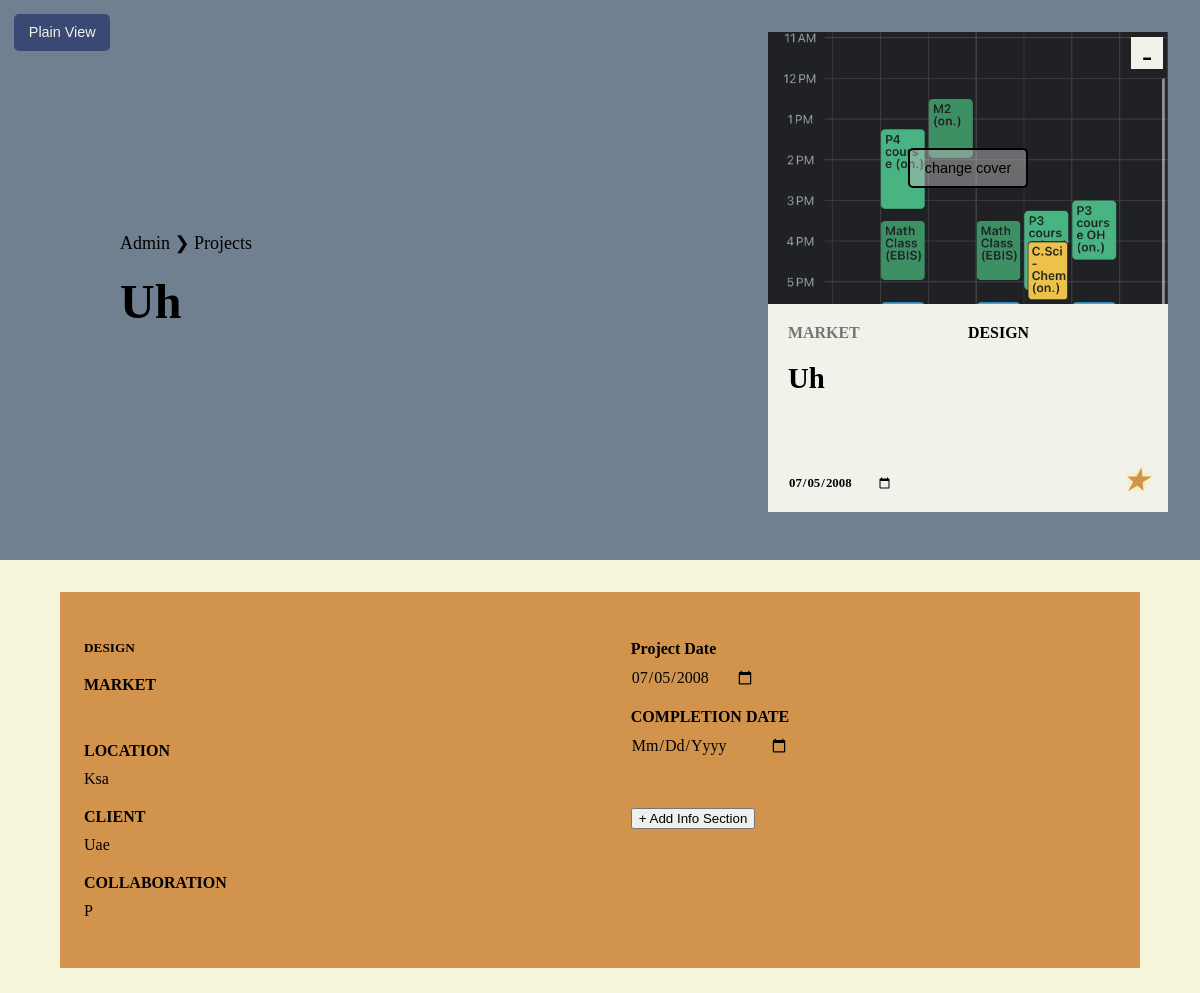
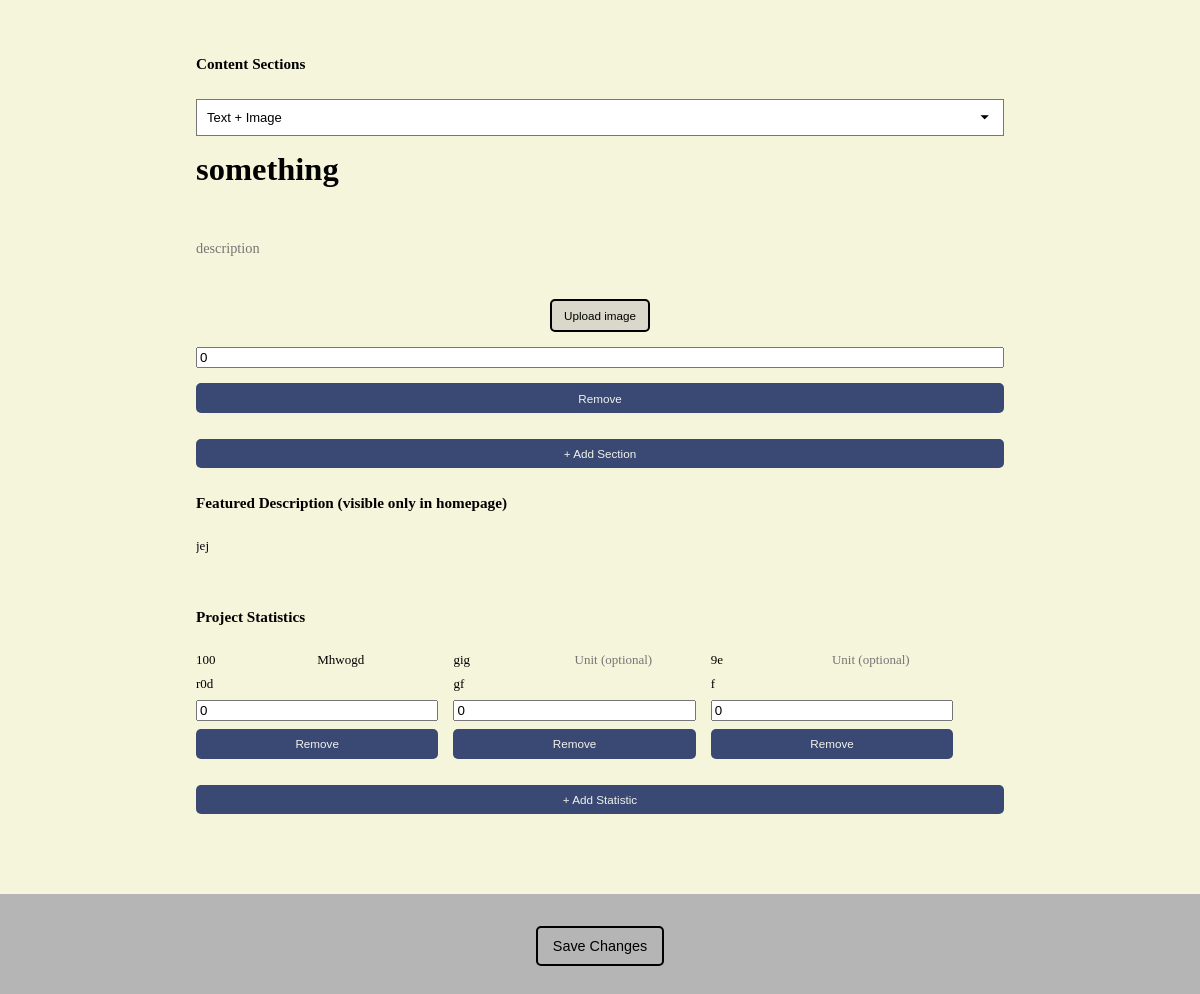
The page /admin/projects/10 on the database its author committed (2 pictures, top to bottom).
### app.py (models this page shows, shortened)
class Project(db.Model):
    id = db.Column(db.Integer, primary_key=True)
    title = db.Column(db.String(100), nullable=False)
    subtitle = db.Column(db.String(100))
    service = db.Column(db.String(100))
    market = db.Column(db.String(100))
    location = db.Column(db.String(100))
    client = db.Column(db.String(100))
    collaboration = db.Column(db.String(100))
    date = db.Column(db.Date)
    completion_date = db.Column(db.Date)
    description = db.Column(db.Text)
    feature = db.Column(db.Boolean, default=False)
    featured_description = db.Column(db.Text)
    cover_image_url = db.Column(db.String(255))  # For card thumbnails
    sections = db.relationship('ProjectSection', backref='project', cascade="all, delete-orphan")
    statistics = db.relationship('ProjectStatistic', backref='project', cascade="all, delete-orphan")

class ProjectSection(db.Model):
    id = db.Column(db.Integer, primary_key=True)
    project_id = db.Column(db.Integer, db.ForeignKey('project.id'))
    title = db.Column(db.String(100))
    description = db.Column(db.Text)
    layout_type = db.Column(db.String(20))  # 'full-text', 'text-image', 'image-text', 'stats', etc.
    order = db.Column(db.Integer)
    image_url = db.Column(db.String(255))

class ProjectStatistic(db.Model):
    id = db.Column(db.Integer, primary_key=True)
    project_id = db.Column(db.Integer, db.ForeignKey('project.id'))
    title = db.Column(db.String(100))
    value = db.Column(db.String(100))
    unit = db.Column(db.String(20))
    order = db.Column(db.Integer)

### app.py (the view)
@app.route("/admin/projects/<int:id>")
def edit_project_page(id):
    project = Project.query.get_or_404(id)
    panel_fields = {
        "service": project.service,
        "market": project.market,
        "location": project.location,
        "client": project.client,
        "collaboration": project.collaboration,
        "completion_date": project.completion_date,
        "date": project.date,
    }
    return render_template("edit_project.html",
                         project=project,
                         date=project.date,
                         panel_fields=panel_fields)

### templates/edit_project.html (shortened to what this page needs)
<!DOCTYPE html>
<html lang="en">
<head>
  <link rel="stylesheet" href="{{ url_for('static', filename='css/projects-sub.css') }}">
  <link rel="stylesheet" href="{{ url_for('static', filename='css/general.css') }}">
  <link rel="stylesheet" href="{{ url_for('static', filename='css/navbar.css') }}">
  <link rel="stylesheet" href="{{ url_for('static', filename='css/footer.css') }}">
  <link rel="stylesheet" href="{{ url_for('static', filename='css/edit_project.css') }}">
</head>
<body>
  <button class="admin_button" id="toggleViewBtn" style="position: fixed; top: 1em; left: 1em; z-index: 999;">Plain View</button>
  <main id="styled-view">
    <form action="/admin/projects/{{ project.id }}/edit" method="POST" enctype="multipart/form-data">
      <section class="cover-section-2">
        <div class="cover-text-2">
          <p><a href="/admin/home">Admin</a> ❯ <a href="/admin/projects">Projects</a></p>
          <h1><input name="title" style="text-transform: capitalize;" class="editable-input" value="{{ project.title }}"></h1>
        </div>
      </section>
      <section class="project-info-section">
        <div class="project-info-main">
          <div class="project-info-description">
            <div class="form-section">
              <h3>Content Sections</h3>
              <div id="sections-container">
                {% for section in project.sections %}
                <div class="section-item" data-id="{{ section.id }}">
                  <select class="section-button" name="section_layout[]">
                    <option value="text-image" {% if section.layout_type=='text-image' %}selected{% endif %}>Text + Image</option>
                  </select>
                  <div class="project-info-description">
                    <h1><textarea type="text" name="section_title[]" class="editable-textarea auto-resize"  placeholder="Section title">{{ section.title }}</textarea></h1>
                  </div>
                  <div class="project-info-description-p">
                    <textarea name="section_description[]" class="editable-textarea auto-resize" placeholder="description">{{ section.description or '' }}</textarea>
                  </div>
                  {% if section.layout_type in ['text-image', 'image-text'] %}
                  <div class="card-visual" style="background-image: url('{{ section.image_url }}'); position: relative;">
                    <div class="cover-button general">
                      <button>
                        <label for="section_image_{{ section.id }}">{% if section.image_url %}Change image{% else %}Upload image{% endif %}</label>
                      </button>
                    </div>
                  </div>
                  {% endif %}
                  <input type="number" name="section_order[]" value="{{ section.order }}" placeholder="Order">
                  <button type="button" class="remove-section admin_button">Remove</button>
                </div>
                {% endfor %}
              </div>
              <button type="button" class="admin_button" id="add-section">+ Add Section</button>
            </div>
            <div class="form-section">
              <h3>Featured Description (visible only in homepage)</h3>
              <textarea name="featured_description" placeholder="limit to a few lines" class="editable-textarea auto-resize">{{ project.featured_description or '' }}</textarea>
            </div>
            <div class="form-section">
              <h3>Project Statistics</h3>
              <div id="statistics-container">
                {% for stat in project.statistics %}
                <div class="statistic-item">
                  <div>
                    <input type="text" class="stat_value editable-input" name="stat_value[]" value="{{ stat.value }}" placeholder="Value">
                    <input type="text" class="stat_unit editable-input" name="stat_unit[]" value="{{ stat.unit }}" placeholder="Unit (optional)">
                  </div>
                  <input type="text" class="stat_title editable-input" name="stat_title[]" value="{{ stat.title }}" placeholder="Statistic title">
                  <input type="number" class="stat_order" name="stat_order[]" value="{{stat.order}}" placeholder="order displayed">
                  <button type="button" class="remove-statistic">Remove</button>
                </div>
                {% endfor %}
              </div>
              <button type="button" class="admin_button" id="add-statistic">+ Add Statistic</button>
            </div>
          </div>
        </div>
        <div class="project-info-panel">
          {% if project.service or True %}
          <div class="project-info-panel-div">
            <h5><input name="service" class="editable-input" style="text-transform: uppercase;" placeholder="SERVICE" value="{{ project.service or '' }}"></h5>
          </div>
          {% endif %}
          {% if project.market or True %}
          <div class="project-info-panel-div">
            <h4>MARKET</h4>
            <div class="project-info-panel-div-p">
              <input name="market" class="editable-input" value="{{ project.market or '' }}">
            </div>
          </div>
          {% endif %}
          {% if project.location or True %}
          <div class="project-info-panel-div">
            <h4>LOCATION</h4>
            <div class="project-info-panel-div-p">
              <input name="location" class="editable-input" value="{{ project.location or '' }}">
            </div>
          </div>
          {% endif %}
          {% if project.client or True %}
          <div class="project-info-panel-div">
            <h4>CLIENT</h4>
            <div class="project-info-panel-div-p">
              <input name="client" class="editable-input" value="{{ project.client or '' }}">
            </div>
          </div>
          {% endif %}
          {% if project.collaboration or True %}
          <div class="project-info-panel-div">
            <h4>COLLABORATION</h4>
            <div class="project-info-panel-div-p">
              <input name="collaboration" class="editable-input" value="{{ project.collaboration or '' }}">
            </div>
          </div>
          {% endif %}
          {% if project.date or True %}
          <div class="project-info-panel-div">
            <h4>Project Date</h4>
            <input name="date" type="date" placeholder="Date" class="editable-input" value="{{project.date.strftime('%Y-%m-%d') if project.date else '' }}" />
          </div>
          {% endif %}
          {% if project.completion_date or True %}
          <div class="project-info-panel-div">
            <h4>COMPLETION DATE</h4>
            <div class="project-info-panel-div-p">
              <input name="completion_date" type="date" class="editable-input" value="{{ project.completion_date.strftime('%Y-%m-%d') if project.completion_date else '' }}">
            </div>
          </div>
          {% endif %}
          <div style="margin-top: 2em;">
            <button type="button" onclick="addPanelField()">+ Add Info Section</button>
          </div>
        </div>
      </section>
      <div class="general" style="text-align:center; margin:2em;">
        <button type="submit">Save Changes</button>
      </div>
    </form>
    <div id="floating-card" class="card-item hover-effect" style="position: fixed; top: 2em; right: 2em; z-index: 9999; cursor: move;">
      <div class="card-visual" id="preview-image" style="background-image: url('{{ project.cover_image_url }}'); position: relative;">
        {% if project.cover_image_url %}
        <div class="cover-button general">
          <button>
            <label for="cover_image">change cover</label>
          </button>
        </div>
        {% endif %}
      </div>
      <div class="card-subtext">
        <h5 style="display: flex; align-items: center;">
          <input id="preview-market" value="{{ project.market }}" style="text-transform: uppercase;" placeholder="Market" class="editable-input" />
          <input id="preview-service" value="{{ project.service or '' }}" style="text-transform: uppercase;" placeholder="Service" class="editable-input" />
        </h5>
        <h2 style="text-transform: capitalize;"><input id="preview-title" value="{{ project.title }}" class="editable-input"/></h2>
        <h6 class="project-date">
          <input name="date" id="preview-date" type="date" placeholder="Date" class="editable-input" value="{{ project.date.strftime('%Y-%m-%d') if project.date else '' }}" />
        </h6>
        <div class="card-actions">
          <i class="feature-star {% if project.feature %}featured{% endif %}"
            onclick="toggleFeature('{{ project.id }}', this)">
          </i>
        </div>
      </div>
      <button id="collapse-btn" style="position:absolute; top:5px; right:5px;background-color: var(--white); border:none;width:1em;height:1em; font-size:2em; cursor:pointer;">-</button>
    </div>
  </main>
</body>
</html>

### static/css/projects-sub.css (style rules this page uses)
p a { text-decoration: none; color: inherit; }
.project-info-section { background-color:var(--beige); display:flex; flex-direction:row; justify-content: center; align-items: flex-start; }
.project-info-main { max-width:70em; padding:5em; padding-left:13em; padding-right:11em; display:flex; flex-direction:column; justify-content:flex-start; align-items:center; }
.project-info-description { min-width:40em; width:100%; display:flex; flex-direction:column; gap:2em; }
.project-info-description h1 { font-size:2.5em; }
.project-info-description-p { font-size:1.1em; display:flex; flex-direction:column; gap:1em; }
.project-info-panel { background-color:var(--accent); margin:0; margin-top:-5em; height:auto; width:17em; padding:1.5em; display:flex; margin-left:auto; margin-right:10vw; flex-direction:column; align-items:flex-start; gap:20px; }
.project-info-panel-div { display:flex; flex-direction:column; flex-wrap:wrap; gap:10px; }
.project-info-panel-div-p { display:flex; flex-direction:column; flex-wrap:wrap; text-transform: capitalize; gap:15px; }
@media screen and (max-width: 1200px ) { .project-info-section { width:100%; margin:0; display:flex; flex-direction:column-reverse; justify-content: center; align-items: center; } }
@media screen and (max-width: 1200px ) { .project-info-main { margin:0; width:100%; padding-left:13vw; padding-right:13vw; padding-top:3em; } }
@media screen and (max-width: 1200px ) { .project-info-description { min-width:0; font-size: small; } }
@media screen and (max-width: 1200px ) { .project-info-panel { padding-top:3em; padding-bottom:3em; width:90%; margin:2em; gap:20px; flex-direction:column; flex: 1 1 calc(50% - 10px); flex-wrap:wrap; max-height: 25em; } }
@media screen and (max-width: 1200px ) { .project-info-panel-div-p { gap:10px; } }

### static/css/general.css (style rules this page uses)
a { color:inherit; }
html { scroll-behavior: smooth; scrollbar-color:var(--navy_color) var(--background_color); width:100%; }
body { width:100vw; overflow-x: hidden; }
:root { --navy_color:#394974; --blue:#a9bbc8; --blue-dark:#9dadb9; --navy-dark: #0D1321; --hover_color:rgb(143, 142, 142); --accent:#d2934c; --background_color:rgb(181, 181, 181); --beige:beige; --white:#f2f2eb; }
p { font-size: large; }
.general button { font-size:0.9em; background-color: transparent; border-radius:5px 5px; border:2px solid black; color:black; padding:0.7em 1em; }
.cover-section-2 { height:70vh; display:flex; flex-direction:column; justify-content: center; align-items: flex-start; background-color: slategray ; }
.cover-text-2 { display:flex; flex-direction:column; justify-content: center; align-items:flex-start; padding:10vw; gap:20px; }
.cover-text-2 h1 { font-size:3em; }

### static/css/navbar.css (style rules this page uses)
body { background-color: var(--background_color); }
* { margin:0; box-sizing: border-box; text-decoration: none; scroll-behavior: smooth; }

### static/css/footer.css (style rules this page uses)
body { display: flex; flex-direction: column; min-height: 100vh; }
main { flex: 1; }

### templates/edit_project.html (style rules this page uses)
.remove-statistic { font-size:0.9em; background-color: var(--navy_color); border-radius:5px 5px; border:none; color:var(--white); padding:0.7em 1em; }

### rows shown on the page
Project: title "uh", featured_description "jej", service "design", location "ksa", client "uae", collaboration "p", date "07/05/2008", cover_image_url (picture)
ProjectSection: layout_type "Text + Image", title "something", shows "Upload image", order "0"
ProjectStatistic: value "100", unit "Mhwogd", title "r0d", order "0"
ProjectStatistic: value "gig", title "gf", order "0"
ProjectStatistic: value "9e", title "f", order "0"
